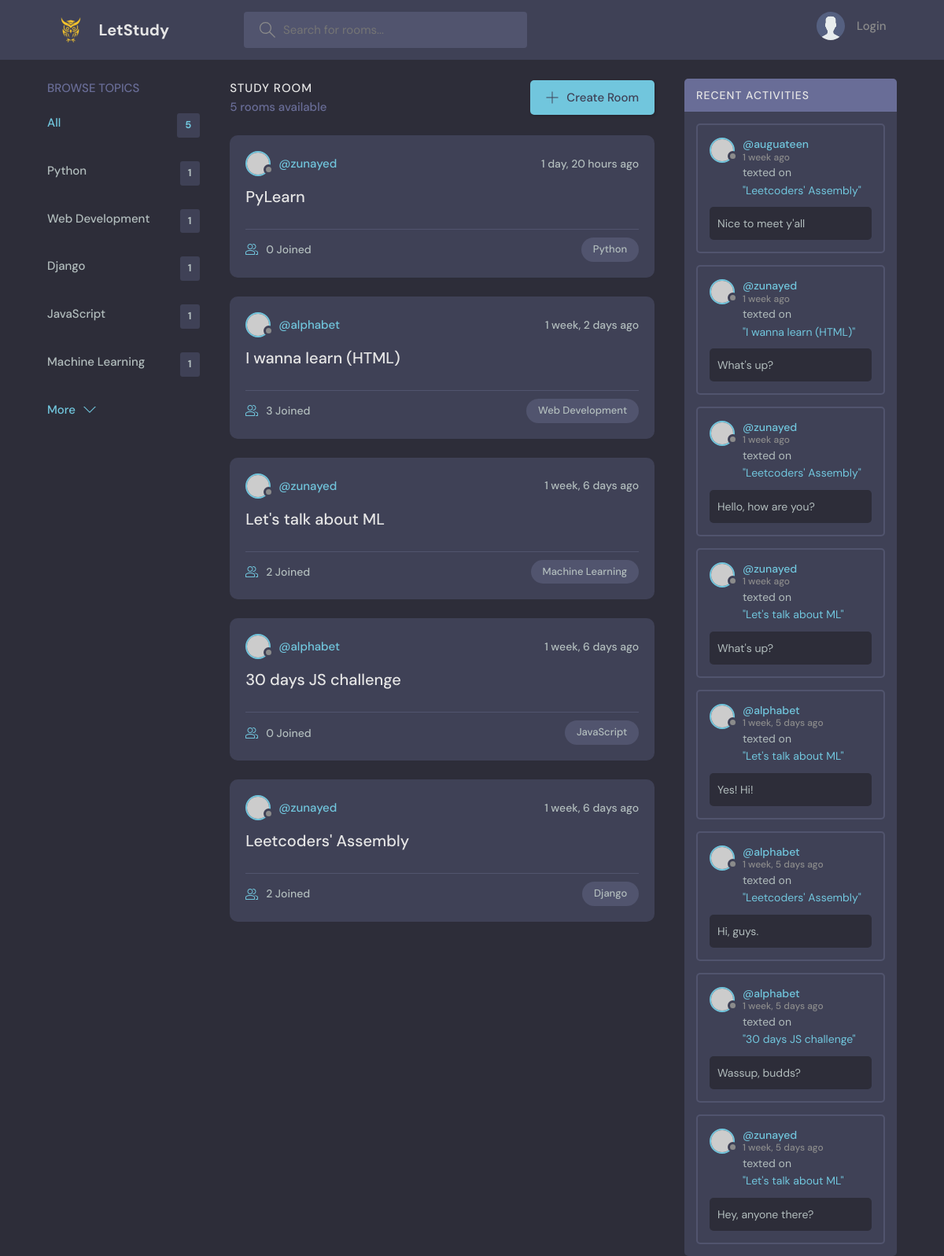
The page / on the database its author committed.
### base/models.py (models this page shows, shortened)
class Topic(models.Model):
    name = models.CharField(max_length=200)

class Room(models.Model):
    host = models.ForeignKey(User, on_delete=models.SET_NULL, null=True)
    topic = models.ForeignKey(Topic, on_delete=models.SET_NULL, null=True)
    name = models.CharField(max_length=200)
    description = models.TextField(null=True, blank=True)
    participants = models.ManyToManyField(User, related_name="participants", blank=True)
    updated = models.DateTimeField(auto_now=True)
    created = models.DateTimeField(auto_now_add=True)
    class Meta:
        ordering = ["-updated", "-created"]
    def __str__(self):
        return self.name

class Message(models.Model):
    user = models.ForeignKey(User, on_delete=models.CASCADE)
    room = models.ForeignKey(Room, on_delete=models.CASCADE) # if the room gets deleted, all chats become deleted
    body = models.TextField()
    updated = models.DateTimeField(auto_now=True)
    created = models.DateTimeField(auto_now_add=True)
    class Meta:
        ordering = ["-updated", "-created"]

### base/views.py (the view)
# urls.py: path("", views.home, name="home"),
def home(request):
    q = request.GET.get('q') if request.GET.get('q') != None else ""
    rooms = Room.objects.filter(
        Q(topic__name__icontains=q) |
        Q(name__icontains=q) |
        Q(description__icontains=q)
    )
    topics = Topic.objects.all()
    room_count = rooms.count()
    room_messages = Message.objects.all()
    context = {"rooms": rooms,
               "topics": topics,
               "room_count": room_count,
               "room_messages": room_messages}
    return render(request, "base/home.html", context)

### base/templates/base/home.html (shortened to what this page needs)
{% extends 'main.html' %}
{% block content %}
<main class="layout layout--3">
  <div class="container">
    {% include 'base/topics_component.html' %}
    <div class="roomList">
      <div class="roomList__header">
        <div>
          <h2>Study Room</h2>
          <p>{{room_count}} rooms available</p>
        </div>
        <a class="btn btn--main" href="{% url 'create-room' %}">
          <svg version="1.1" xmlns="http://www.w3.org/2000/svg" width="32" height="32" viewBox="0 0 32 32">
            <title>add</title>
            <path
              d="M16.943 0.943h-1.885v14.115h-14.115v1.885h14.115v14.115h1.885v-14.115h14.115v-1.885h-14.115v-14.115z"
            ></path>
          </svg>
          Create Room
        </a>
      </div>
      {% include 'base/feed_component.html' %}
    </div>
    {% include 'base/activity_component.html' %}
  </div>
</main>
{% endblock content %}

### base/templates/base/topics_component.html
<div class="topics">
    <div class="topics__header">
      <h2>Browse Topics</h2>
    </div>
    <ul class="topics__list">
      <li>
        <a href="{% url 'home' %}" class="active">All <span>{{topics.count}}</span></a>
      </li>
      {% for topic in topics %}
      <li>
        <a href="{% url 'home' %}?q={{ topic.name }}">{{ topic.name }} <span> {{topic.room_set.all.count}} </span></a>
      </li>
      {% endfor %}
    </ul>
    <a class="btn btn--link" href="topics.html">
      More
      <svg version="1.1" xmlns="http://www.w3.org/2000/svg" width="32" height="32" viewBox="0 0 32 32">
        <title>chevron-down</title>
        <path d="M16 21l-13-13h-3l16 16 16-16h-3l-13 13z"></path>
      </svg>
    </a>
  </div>

### base/templates/base/feed_component.html (shortened to what this page needs)
{% for room in rooms %}
<div class="roomListRoom">
    <div class="roomListRoom__header">
      <a href="{% url 'user-profile' room.host.id %}" class="roomListRoom__author">
        <div class="avatar avatar--small">
          <img src="https://randomuser.me/api/portraits/women/11.jpg" />
        </div>
        <span>@{{room.host.username}}</span>
      </a>
      <div class="roomListRoom__actions">
        <span>{{room.created|timesince}} ago</span>
      </div>
    </div>
    <div class="roomListRoom__content">
      <a href="{% url 'room' room.id %}">{{room.name}}</a>
    </div>
    <div class="roomListRoom__meta">
      <a href="{% url 'room' room.id %}" class="roomListRoom__joined">
        {{room.participants.all.count}} Joined
      </a>
      <p class="roomListRoom__topic">{{room.topic.name}}</p>
    </div>
  </div>
{% endfor %}

### base/templates/base/activity_component.html (shortened to what this page needs)
<div class="activities">
    <div class="activities__header">
      <h2>Recent Activities</h2>
    </div>
{% for message in room_messages %}
    <div class="activities__box">
      <div class="activities__boxHeader roomListRoom__header">
        <a href="{% url 'user-profile' message.user.id %}" class="roomListRoom__author">
          <div class="avatar avatar--small">
            <img src="https://randomuser.me/api/portraits/women/11.jpg" />
          </div>
          <p>
            @{{ message.user }} <span>{{ message.created | timesince }} ago</span>
          </p>
        </a>
      </div>
      <div class="activities__boxContent">
        <p>texted on <a href="{% url 'room' message.room.id %}">"{{ message.room }}"</a></p>
        <div class="activities__boxRoomContent">
          {{ message.body }}
        </div>
      </div>
    </div>
{% endfor %}
  </div>

### rows shown on the page
Topic: name "Python", room_set.all.count "1"
Topic: name "Web Development", room_set.all.count "1"
Topic: name "Django", room_set.all.count "1"
Topic: name "JavaScript", room_set.all.count "1"
Topic: name "Machine Learning", room_set.all.count "1"
Room: host.username "zunayed", created "1 day, 20 hours", name "PyLearn", participants.all.count "0", topic.name "Python"
Room: host.username "alphabet", created "1 week, 2 days", name "I wanna learn (HTML)", participants.all.count "3", topic.name "Web Development"
Room: host.username "zunayed", created "1 week, 6 days", name "Let's talk about ML", participants.all.count "2", topic.name "Machine Learning"
Room: host.username "alphabet", created "1 week, 6 days", name "30 days JS challenge", participants.all.count "0", topic.name "JavaScript"
Room: host.username "zunayed", created "1 week, 6 days", name "Leetcoders' Assembly", participants.all.count "2", topic.name "Django"
Message: user "auguateen", created "1 week", room "Leetcoders' Assembly", body "Nice to meet y'all"
Message: user "zunayed", created "1 week", room "I wanna learn (HTML)", body "What's up?"
Message: user "zunayed", created "1 week", room "Leetcoders' Assembly", body "Hello, how are you?"
Message: user "zunayed", created "1 week", room "Let's talk about ML", body "What's up?"
Message: user "alphabet", created "1 week, 5 days", room "Let's talk about ML", body "Yes! Hi!"
Message: user "alphabet", created "1 week, 5 days", room "Leetcoders' Assembly", body "Hi, guys."
Message: user "alphabet", created "1 week, 5 days", room "30 days JS challenge", body "Wassup, budds?"
Message: user "zunayed", created "1 week, 5 days", room "Let's talk about ML", body "Hey, anyone there?"

### other values the page prints
{{ topics.count }} "5"
{{ room_count }} "5"
